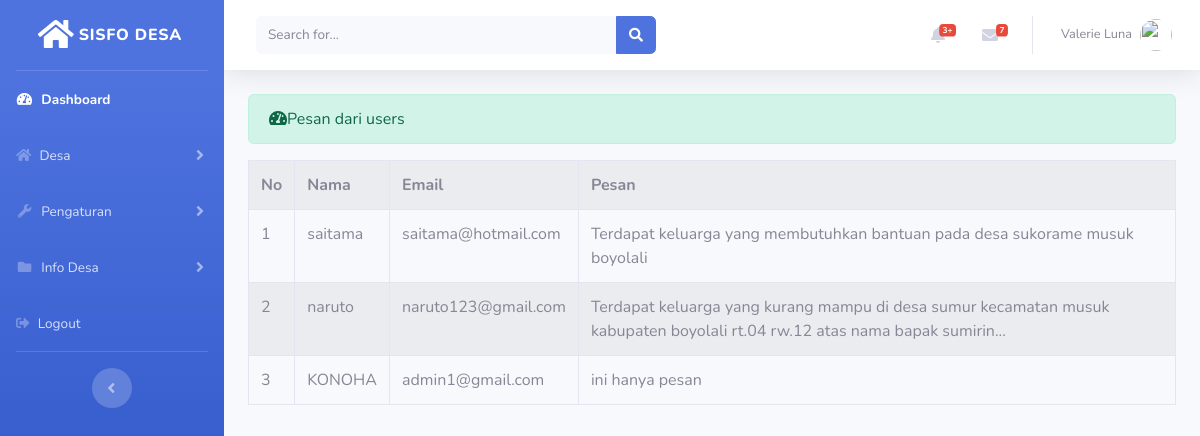
The app's page /index.php/administrator/hubungi_kami with its own data.
### tables this page shows
CREATE TABLE `hubungi` (
  `id_hubungi` int(11) NOT NULL,
  `nama` varchar(50) NOT NULL,
  `email` varchar(50) NOT NULL,
  `pesan` varchar(350) NOT NULL
);

### application/controllers/administrator/hubungi_kami.php (called while the page is built)
<?php
class Hubungi_kami extends CI_Controller
{
	public function index()
	{
		$data['hubungi'] = $this->hubungi_model->tampil_data('hubungi')->result();
		$this->load->view('templates_administrator/header');
		$this->load->view('templates_administrator/sidebar');
		$this->load->view('administrator/hubungi_kami',$data);
		$this->load->view('templates_administrator/footer');
	}
}

### index.php (called while the page is built, shortened)
<?php
require_once BASEPATH.'core/CodeIgniter.php';

### application/models/hubungi_model.php (called while the page is built, shortened)
<?php
class Hubungi_model extends CI_Model
{
	public function tampil_data($table)
	{
		return $this->db->get($table);
	}
}

### application/views/administrator/hubungi_kami.php (the view, shortened to what this page needs)
<div class="container-fluid">
	<div class="alert alert-success" role="alert">
	    <i class="fas fa-tachometer-alt"></i>Pesan dari users
	 </div>
	  <table class="table table-bordered table-hover table-striped">
	  	<tr>
	  		<th width="20px">No</th>
	  		<th>Nama</th>
	  		<th>Email</th>
	  		<th>Pesan</th>
	  	</tr>
	  	<?php
	  	$no=1;
	  	foreach ($hubungi as $hub) :?>
	  		<tr>
	  			<td><?=$no++ ?></td>
	  			<td><?=$hub->nama?></td>
	  			<td><?=$hub->email?></td>
	  			<td><?=$hub->pesan ?></td>
	  		</tr>
	  	<?php endforeach;?>
	  </table>
</div>

### records on screen
hubungi: nama "saitama", email "saitama@hotmail.com", pesan "Terdapat keluarga yang membutuhkan bantuan pada desa sukorame musuk boyolali"
hubungi: nama "naruto", email "naruto123@gmail.com", pesan "Terdapat keluarga yang kurang mampu di desa sumur kecamatan musuk kabupaten boyolali rt.04 rw.12 atas nama bapak sumirin..."
hubungi: nama "KONOHA", email "admin1@gmail.com", pesan "ini hanya pesan"
